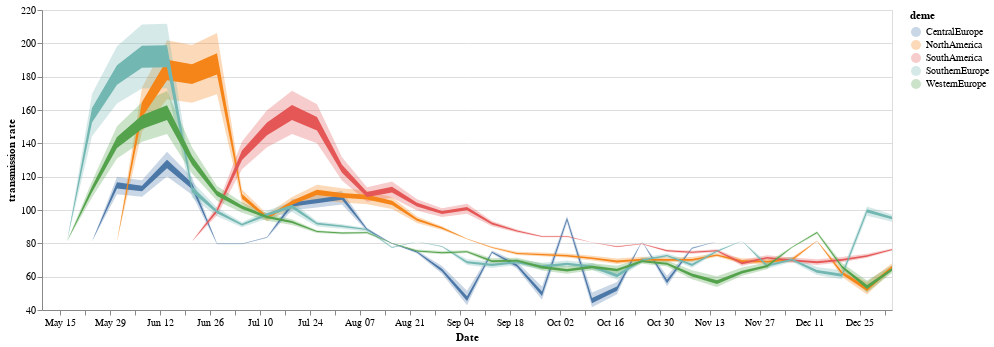

Source (notebook cell):
### Code cell
line = alt.Chart(test_north).mark_area().encode(
    alt.X('date:T', axis=alt.Axis(title="Date", grid=False)),
    alt.Y('lower_hpd_log_50',axis=alt.Axis(title="transmission rate"), scale = alt.Scale(zero= False)),
    alt.Y2('upper_hpd_log_50'),
    color=alt.Color('deme:N')
).properties(
    width=850,
    height=300
)

band = alt.Chart(test_north).mark_area(
    opacity=0.3
).encode(
    alt.X('date:T', axis=alt.Axis(title="Date", grid=False)),
    alt.Y('lower_hpd_log_95'),
    alt.Y2('upper_hpd_log_95'),
    color=alt.Color('deme:N')
).properties(
    width=850,
    height=300
)

band + line

### Figure 1 — Vega-Lite specification as saved in the notebook (floating-point values rounded to 4 significant figures; data arrays with more than 128 entries replaced by an {"elided": "..."} marker saying what was removed)
{"config": {"view": {"continuousWidth": 400, "continuousHeight": 300}}, "layer": [{"mark": {"type": "area", "opacity": 0.3}, "encoding": {"color": {"field": "deme", "type": "nominal"}, "x": {"axis": {"grid": false, "title": "Date"}, "field": "date", "type": "temporal"}, "y": {"field": "lower_hpd_log_95", "type": "quantitative"}, "y2": {"field": "upper_hpd_log_95"}}, "height": 300, "width": 850}, {"mark": "area", "encoding": {"color": {"field": "deme", "type": "nominal"}, "x": {"axis": {"grid": false, "title": "Date"}, "field": "date", "type": "temporal"}, "y": {"axis": {"title": "transmission rate"}, "field": "lower_hpd_log_50", "scale": {"zero": false}, "type": "quantitative"}, "y2": {"field": "upper_hpd_log_50"}}, "height": 300, "width": 850}], "data": {"name": "data-3883c80bb98471f24ff494fbbe6da4f7"}, "$schema": "https://vega.github.io/schema/vega-lite/v4.17.0.json", "datasets": {"data-3883c80bb98471f24ff494fbbe6da4f7": {"elided": "175 records"}}}
